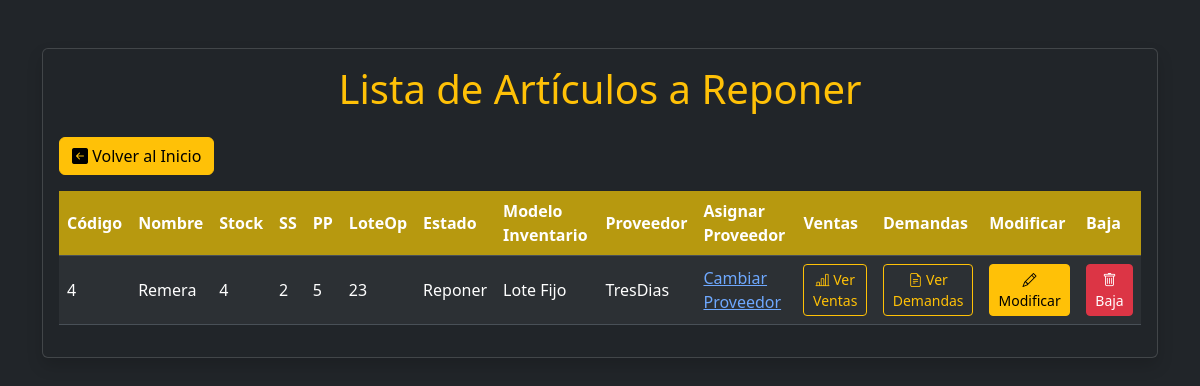
/lista_articulos_reponer/, run on the app's committed database.
### stock/models.py (models this page shows)
class Articulo(models.Model):
    codArticulo = models.AutoField(primary_key=True)
    fechaAltaArticulo = models.DateField(auto_now_add=True)
    fechaBajaArticulo = models.DateField(null=True, blank=True, max_length=30)
    nombreArticulo = models.CharField(max_length=30)
    stockArticulo = models.IntegerField()
    puntoPedido = models.IntegerField(default=0)
    stockSeguridad = models.IntegerField(default=0)
    loteOptimo = models.IntegerField(default=0)
    cantidasIntervaloFijo = models.IntegerField(default=0)
    estado = models.ForeignKey(EstadoArticulo, on_delete=models.CASCADE, related_name='articulos')
    modeloInventario = models.ForeignKey(ModeloInventario, on_delete=models.CASCADE, related_name="articulos")
    proveedor = models.ForeignKey(Proveedor, on_delete=models.CASCADE, related_name='articulos', null=True)

class EstadoArticulo(models.Model):
    codEA = models.AutoField(primary_key=True)
    nombreEA = models.CharField(max_length=30,null=False)
    fechaHoraBajaEA = models.DateField(null=True, blank=True)

class ModeloInventario(models.Model):
    codMI = models.AutoField(primary_key=True)
    nombreMI = models.CharField(max_length=30,null=False)

class Proveedor(models.Model):
    codProveedor = models.AutoField(primary_key=True)
    fechaBajaProveedor = models.DateField(null=True, blank=True)
    nombreProveedor = models.CharField(null=False, blank=False, max_length=30)
    diasDeDemora = models.IntegerField(null=False, blank=False)
    precioXunidad = models.FloatField(null=False, blank=False)
    costo_pedido = models.FloatField(null=False, blank=False)

### stock/views.py (the view)
# urls.py: path('lista_articulos_reponer/', ListaArticulosReponer.as_view(), name='lista_articulos_reponer'),
class ListaArticulosReponer(ListView):
    model = Articulo
    template_name = 'listar_articulos_a_reponer.html'
    context_object_name = 'articulos'
    def get_queryset(self):
        return Articulo.objects.filter(fechaBajaArticulo__isnull=True, estado__nombreEA='Reponer')

### stock/Templates/listar_articulos_a_reponer.html (shortened to what this page needs)
<!DOCTYPE html>
<html lang="en" data-bs-theme="dark">
<head>
    <link href="https://cdn.jsdelivr.net/npm/bootstrap@5.3.3/dist/css/bootstrap.min.css" rel="stylesheet"
>
    <link rel="stylesheet" href="https://cdn.jsdelivr.net/npm/bootstrap-icons@1.11.3/font/bootstrap-icons.min.css">
</head>
<body>
    <div class="container mt-5">
        <div class="card shadow">
            <div class="card-body">
                <h1 class="card-title mb-4 text-center text-warning">Lista de Artículos a Reponer</h1>
                <a href="{% url 'lista_articulos' %}" class="btn btn-warning mb-3"><i class="bi bi-arrow-left-square-fill"></i> Volver al Inicio</a>
                <div class="table-responsive">
                    <table class="table table-striped table-hover">
                        <thead>
                            <tr>
                                <th scope="col" style="background-color: rgba(221, 182, 9, 0.795);">Código</th>
                                <th scope="col" style="background-color: rgba(221, 182, 9, 0.795);">Nombre</th>
                                <th scope="col" style="background-color: rgba(221, 182, 9, 0.795);">Stock</th>
                                <th scope="col" style="background-color: rgba(221, 182, 9, 0.795);">SS</th>
                                <th scope="col" style="background-color: rgba(221, 182, 9, 0.795);">PP</th>
                                <th scope="col" style="background-color: rgba(221, 182, 9, 0.795);">LoteOp</th>
                                <th scope="col" style="background-color: rgba(221, 182, 9, 0.795);">Estado</th>
                                <th scope="col" style="background-color: rgba(221, 182, 9, 0.795);">Modelo Inventario</th>
                                <th scope="col" style="background-color: rgba(221, 182, 9, 0.795);">Proveedor</th>
                                <th scope="col" style="background-color: rgba(221, 182, 9, 0.795);">Asignar Proveedor</th>
                                <th scope="col" style="background-color: rgba(221, 182, 9, 0.795);">Ventas</th>
                                <th scope="col" style="background-color: rgba(221, 182, 9, 0.795);">Demandas</th>
                                <th scope="col" style="background-color: rgba(221, 182, 9, 0.795);">Modificar</th>
                                <th scope="col" style="background-color: rgba(221, 182, 9, 0.795);">Baja</th>
                            </tr>
                        </thead>
                        <tbody>
                            {% for articulo in articulos %}
                            <tr>
                                <td>{{ articulo.codArticulo }}</td>
                                <td>{{ articulo.nombreArticulo }}</td>
                                <td>{{ articulo.stockArticulo }}</td>
                                <td>{{ articulo.stockSeguridad }}</td>
                                <td>{{ articulo.puntoPedido }}</td>
                                <td>{{ articulo.loteOptimo }}</td>
                                <td>{{ articulo.estado.nombreEA }}</td>
                                <td>{{ articulo.modeloInventario.nombreMI }}</td>
                                <td>{{ articulo.proveedor.nombreProveedor }}</td>
                                <td><a href="{% url 'asignar_proveedor' articulo.pk %}">Cambiar Proveedor</a></td>
                                <td><a href="{% url 'ventas_articulo' articulo.pk %}" class="btn btn-outline-warning btn-sm"><i class="bi bi-bar-chart-line"></i> Ver Ventas</a></td>
                                <td><a href="{% url 'demandas_articulo' articulo.pk %}" class="btn btn-outline-warning btn-sm"><i class="bi bi-file-earmark-text"></i> Ver Demandas</a></td>
                                <td><a href="{% url 'modificar_articulo' articulo.pk %}" class="btn btn-warning btn-sm"><i class="bi bi-pencil"></i> Modificar</a></td>
                                <td>
                                    <form method="post" action="{% url 'baja_articulo' articulo.pk %}">
                                        <button onclick="return confirm('¿Estás seguro de que deseas dar de baja este artículo?');" type="submit" class="btn btn-danger btn-sm"><i class="bi bi-trash"></i> Baja</button>
                                    </form>
                                </td>
                            </tr>
                            {% endfor %}
                        </tbody>
                    </table>
                </div>
            </div>
        </div>
    </div>
</body>
</html>

### stock/Templates/listar_articulos_a_reponer.html (style rules this page uses)
body { background-color: #212529; color: #fff; }
.table th, .table td { vertical-align: middle; }

### data on the page
Articulo: codArticulo "4", nombreArticulo "Remera", stockArticulo "4", stockSeguridad "2", puntoPedido "5", loteOptimo "23", estado.nombreEA "Reponer", modeloInventario.nombreMI "Lote Fijo", proveedor.nombreProveedor "TresDias"
